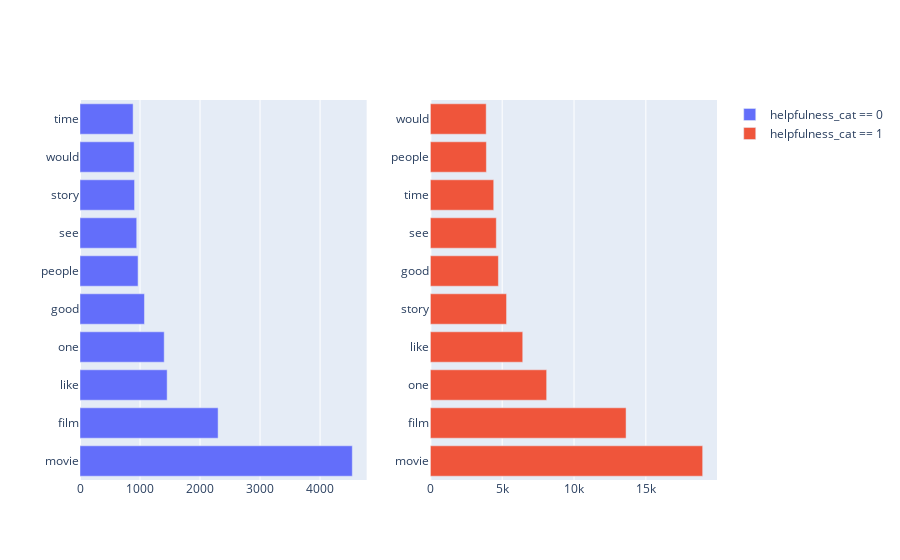

Source (notebook cell):
### Markdown cell above
### Visualizations of the most frequent words in the reviews for both categories (`helpful` & `not helpful`).

### Code cell
# Visualizing the most frequent words in the reviews with helpfulness_cat == 0 and helpfulness_cat == 1

fig = make_subplots(rows=1, cols=2)

# Subplot 1
fig.add_trace(
    go.Bar(
        name = "helpfulness_cat == 0",
        x=temp['count'],
        y=temp["word"],
        orientation='h'),
    row=1,
    col=1,
)

#  Subplot 2
fig.add_trace(
    go.Bar(
        name="helpfulness_cat == 1",
        x=temp_1["count"],
        y=temp_1["word"],
        orientation='h'),
    row=1,
    col=2,
)

### Figure 1 — Plotly figure (JSON) as saved in the notebook; plotly's stock layout.template omitted (floating-point values rounded to 4 significant figures)
{"data": [{"name": "helpfulness_cat == 0", "orientation": "h", "type": "bar", "x": [4537, 2301, 1452, 1403, 1074, 967, 945, 909, 902, 885], "xaxis": "x", "y": ["movie", "film", "like", "one", "good", "people", "see", "story", "would", "time"], "yaxis": "y"}, {"name": "helpfulness_cat == 1", "orientation": "h", "type": "bar", "x": [18955, 13623, 8095, 6431, 5304, 4737, 4591, 4411, 3900, 3887], "xaxis": "x2", "y": ["movie", "film", "one", "like", "story", "good", "see", "time", "people", "would"], "yaxis": "y2"}], "layout": {"xaxis": {"anchor": "y", "domain": [0, 0.45]}, "xaxis2": {"anchor": "y2", "domain": [0.55, 1]}, "yaxis": {"anchor": "x", "domain": [0, 1]}, "yaxis2": {"anchor": "x2", "domain": [0, 1]}}}
